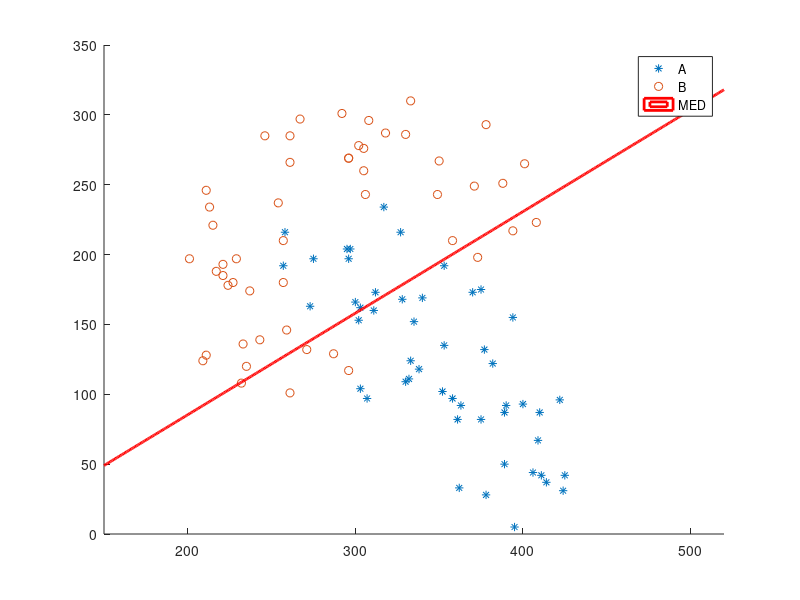

Write the MATLAB code that produced this figure.
%% MED_C1
close all;    
clear all;  
clc;    
load assign32018.mat;
id_a=randperm(200,50);
a=a(id_a,:);
id_b=randperm(200,50);
b=b(id_b,:);
scatter(a(:,1),a(:,2),'*','DisplayName','A');
hold on;
scatter(b(:,1),b(:,2),'DisplayName','B');
%% MED
x_M = linspace(150, 520, 500);
y_M = linspace(0, 350, 500);
mean_a= mean(a);
mean_b= mean(b);
z_M = zeros(length(x_M), length(y_M));
for i=1:length(x_M)
    for j=1:length(y_M)
        z_M(i,j)=sqrt(((x_M(i)-mean_a(1))^2 + (y_M(j)-mean_a(2))^2))-sqrt(((x_M(i)- mean_b(1))^2 + (y_M(j)- mean_b(2))^2));
    end
end
z_M=z_M';
contour(x_M,y_M,z_M,[0, 0],'LineWidth', 2,'LineColor','r','DisplayName','MED');
legend('show');